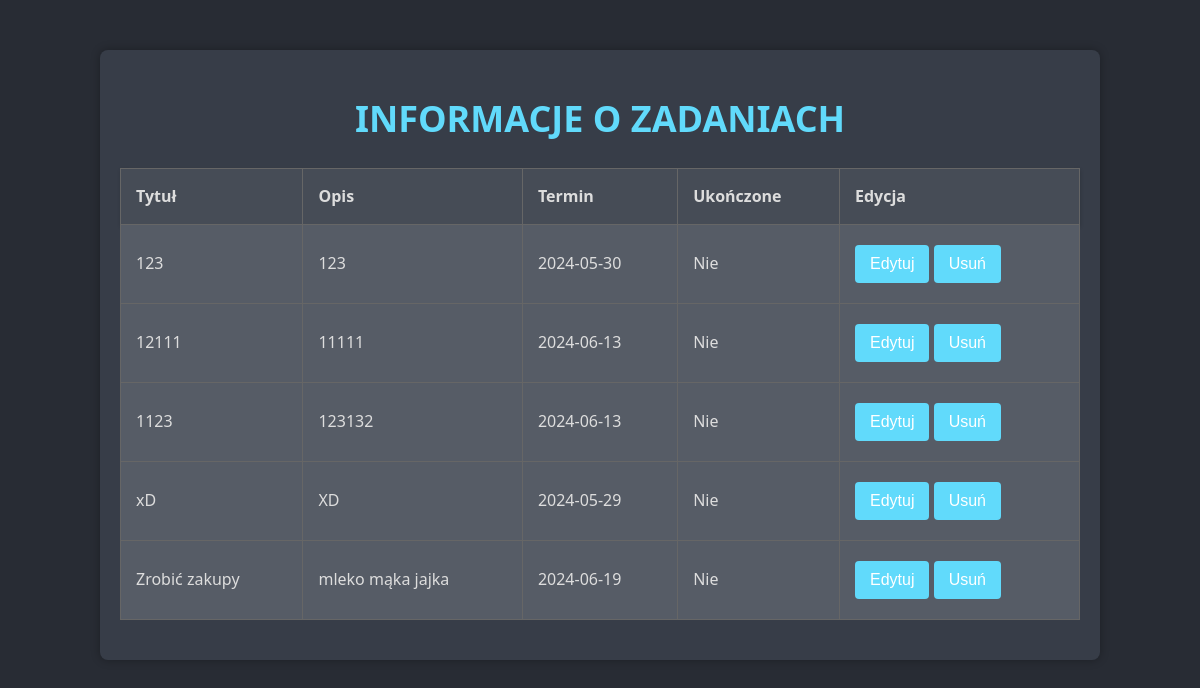
Before: /task_info (signed in) with the older database file.
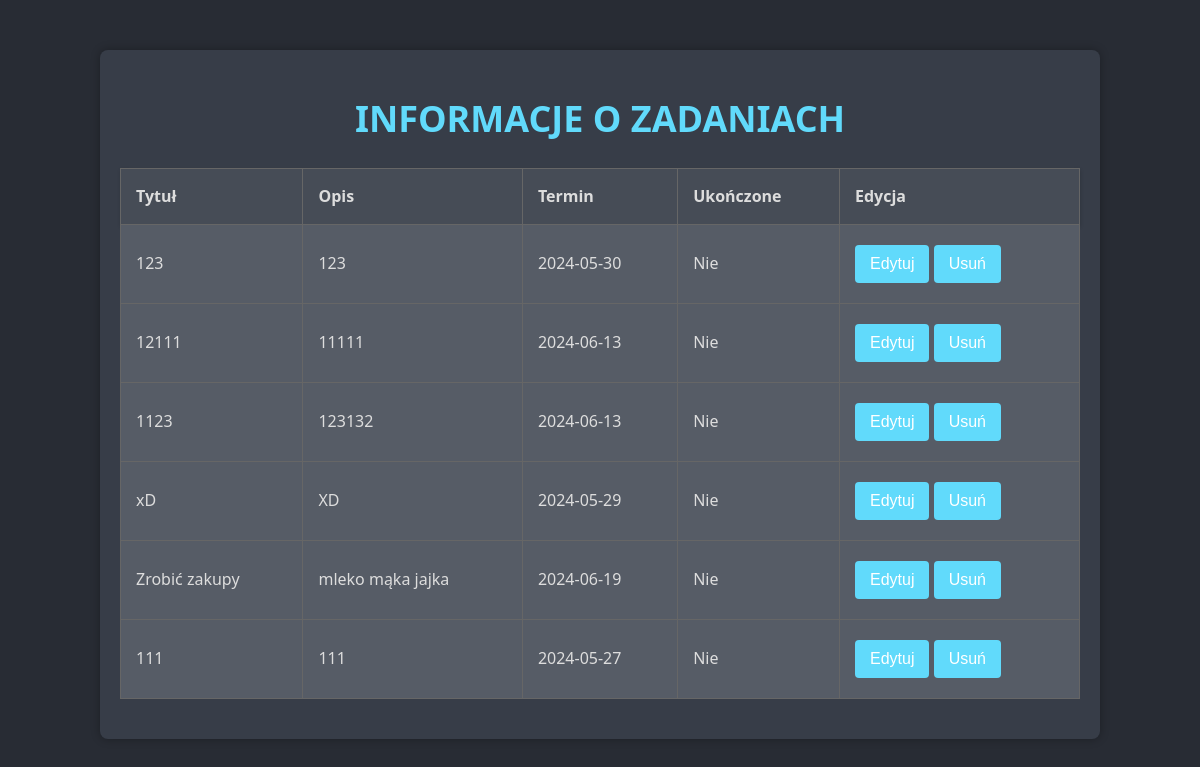
After: the same page with the newer database file.
### tables this page shows
CREATE TABLE tasks (
                    id INTEGER PRIMARY KEY AUTOINCREMENT,
                    user_id INTEGER,
                    title TEXT,
                    description TEXT,
                    due_date TEXT,
                    is_completed BOOLEAN);

### app.py (the view)
@app.route('/task_info')
def task_info():
    if 'user_id' not in session:
        return redirect(url_for('login'))
    db = get_db()
    c = db.cursor()
    c.execute('SELECT id, title, description, due_date, is_completed FROM tasks WHERE user_id=?', (session['user_id'],))
    tasks = c.fetchall()
    return render_template('task_info.html', tasks=tasks)

### app.py (called while the page is built)
def get_db():
    db = getattr(g, '_database', None)
    if db is None:
        db = g._database = sqlite3.connect(DATABASE)
    return db

@app.teardown_appcontext
def close_connection(exception):
    db = getattr(g, '_database', None)
    if db is not None:
        db.close()

### templates/task_info.html (shortened to what this page needs)
<!DOCTYPE html>
<html lang="en">
<head>
    <link rel="stylesheet" href="../static/css/styles.css">
</head>
<body>
    <div class="container">
        <h1>Informacje o Zadaniach</h1>
        <table id="task-table">
            <thead>
                <tr>
                    <th>Tytuł</th>
                    <th>Opis</th>
                    <th>Termin</th>
                    <th>Ukończone</th>
                    <th>Edycja</th>
                </tr>
            </thead>
            <tbody id="task-list">
                {% for task in tasks %}
                <tr data-task-id="{{ task[0] }}">
                    <td>{{ task[1] }}</td>
                    <td>{{ task[2] }}</td>
                    <td>{{ task[3] }}</td>
                    <td>{{ 'Tak' if task[4] else 'Nie' }}</td>
                    <td>
                        <button class="edit-task">Edytuj</button>
                        <button class="delete-task">Usuń</button>
                    </td>
                </tr>
                {% endfor %}
            </tbody>
        </table>
    </div>
</body>
</html>

Changed rows visible on the page:
added tasks: title "111", description "111", due_date "2024-05-27", is_completed "Nie"
